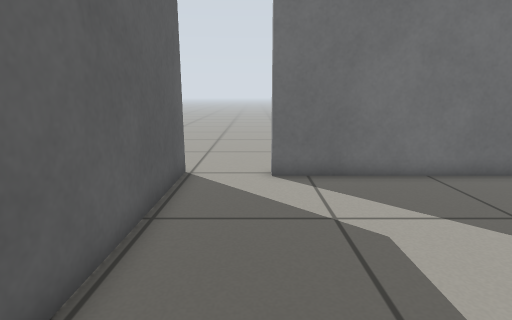
View 1 (above)

13 first-person views from a walk through a Gazebo world. The camera is 0.66 m above the floor, tilts 12° down and sees 80° across. The floor is counted in squares, 0.25 m on a side. Each view is taken from the middle of a square. On the plan, view 1 faces up. The plan holds only what a view shows up to about 20 squares ahead; the rest is blank.

View 2
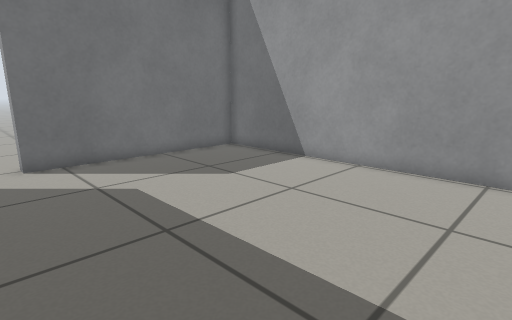

View 3
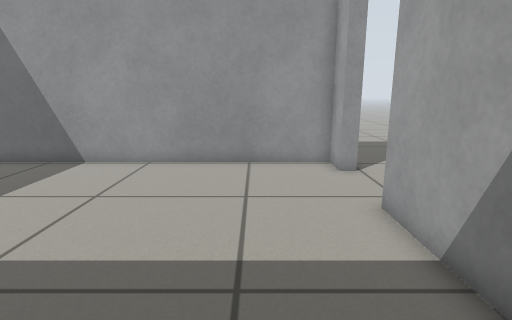

View 4
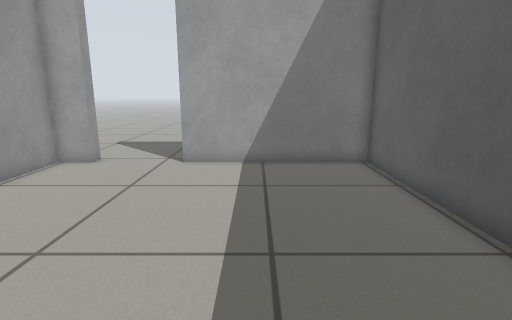

View 5
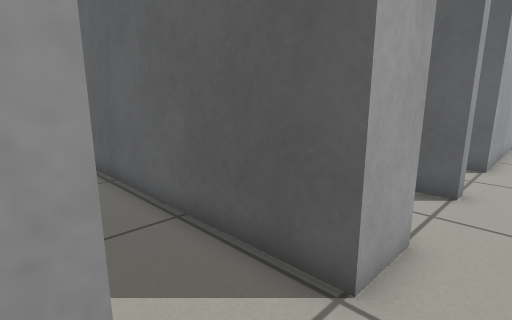

View 6
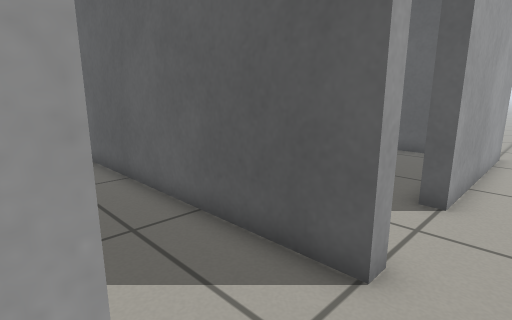

View 7
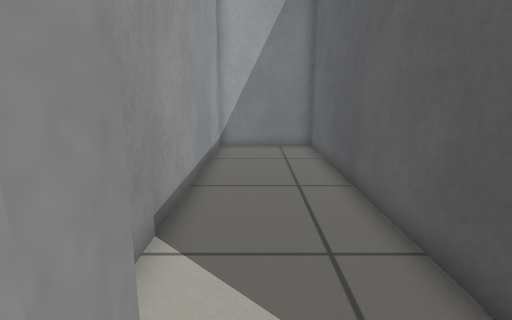

View 8
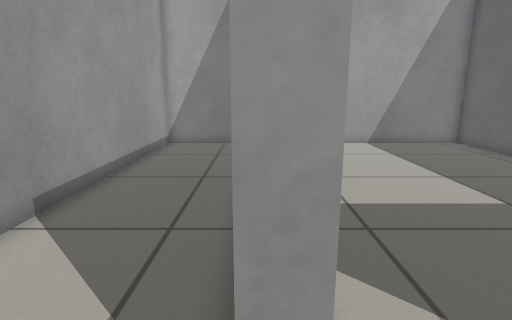

View 9
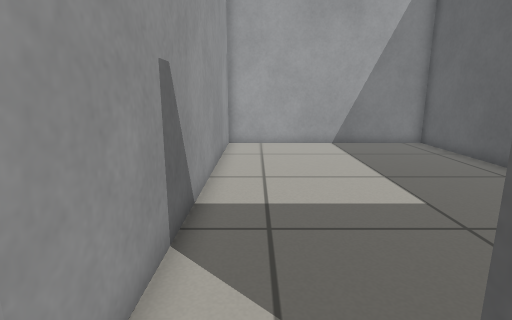

View 10
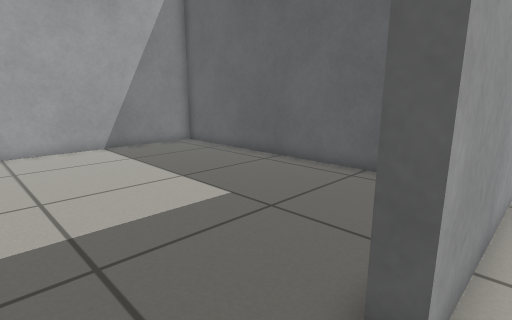

View 11
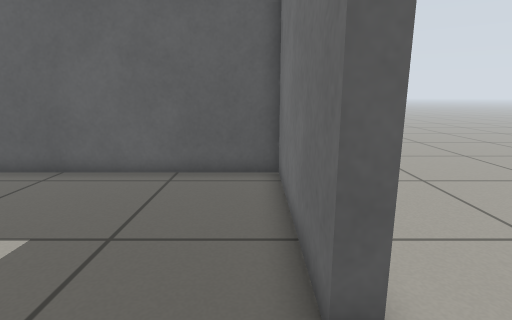

View 12
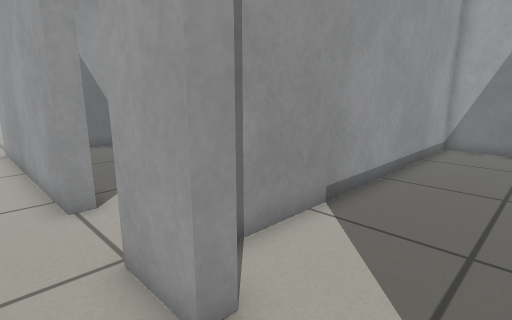

View 13
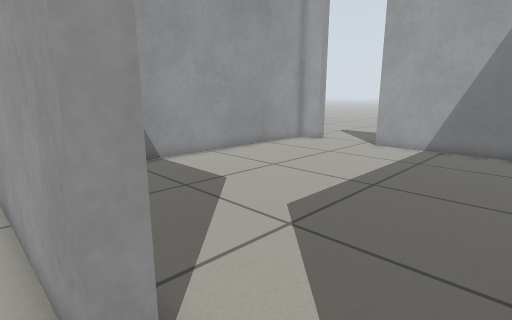

### Floor plan
Points are (right, up) in squares from view 1. A wall is a line through its corners. A room is listed if a view was taken in it or the views show most of it. See-through windows are left out.
Room 1 (views 1, 2, 3, 4)
walls: (-2.5, 10.4) (-2.5, -5) (5, -5); (8.5, -5) (9.9, -5) (9.9, 9.8) (0.5, 9.8) (0.5, 10.4)
ways out: opening at (-1, 10) to room 2; opening at (6.5, -5)
Room 2 (views 5, 13)
walls: (0.5, 10.4) (10.5, 10.4)
ways out: opening at (-1, 10) to room 1; opening at (-3.5, 11.5) to room 3; opening at (9.5, -6.5)
Room 3 (views 6, 7, 8, 12)
walls: (-4.5, 9.8) (-4.5, 10.4) (-2.5, 10.4); (-8.5, 10.4) (-7.9, 10.4) (-7.9, -5) (-3.1, -5) (-3.1, 8.6)
ways out: opening at (-3.5, 11.5) to room 2; opening at (-8, 11.5) to room 4
Room 4 (views 9, 10)
walls: (-19.9, 10.4) (-11.9, 10.4)
ways out: opening at (-8, 11.5) to room 3; opening at (-10, 10) to room 5; opening at (-21, 10)
Room 5 (view 11)
walls: (-11.9, 10.4) (-11.9, 9.8) (-19.3, 9.8) (-19.3, -5) (-8.5, -5) (-8.5, 10.4)
ways out: opening at (-10, 10) to room 4

Where each view was taken, in squares from view 1:
view 1: 0 up, 0 right, facing up
view 2: 3 down, 1 left, facing up-right
view 3: 2 down, 2 left, facing right
view 4: 7 up, 2 right, facing down
view 5: 12 up, 1 right, facing down-left
view 6: 12 up, 4 left, facing down-left
view 7: 11 up, 5 left, facing down
view 8: 12 up, 8 left, facing down
view 9: 12 up, 10 left, facing down
view 10: 11 up, 9 left, facing down-left
view 11: 9 up, 9 left, facing left
view 12: 12 up, 7 left, facing down-right
view 13: 11 up, 2 left, facing down-right
